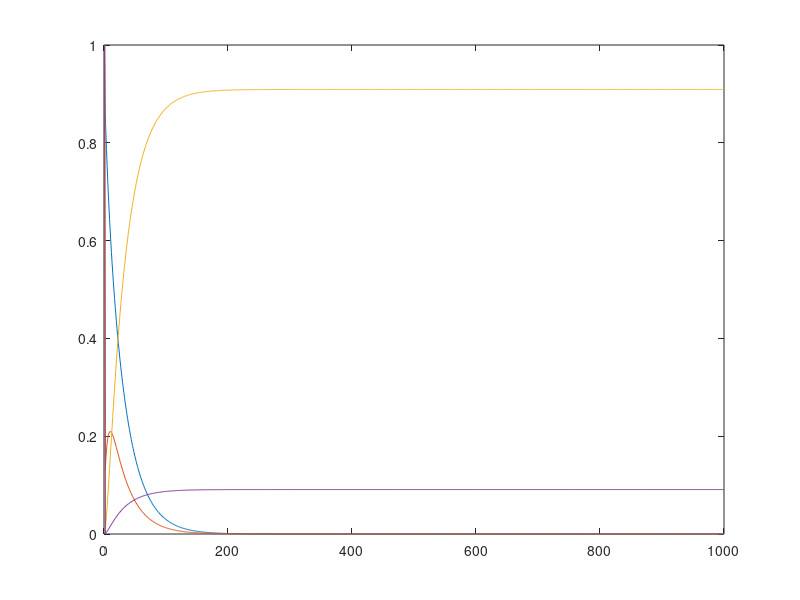

MATLAB code for this plot:
clear all;
close all;
time=1000;
xtotal=zeros(4,1000);
xtotal(:,1)=1;
x=[0.9 0.1 0 0]';
A=[0.95 0.04 0 0; 0.05 0.85 0 0; 0 0.10 1 0; 0 0.01 0 1];
for t=2:time
    x=A*x;
    xtotal(:,t)=x;
end
S=xtotal(1,:);
I=xtotal(2,:);
R=xtotal(3,:);
D=xtotal(4,:);
figure;

plot(S);
hold on;
plot(I);
plot(R);
plot(D);
hold off;

